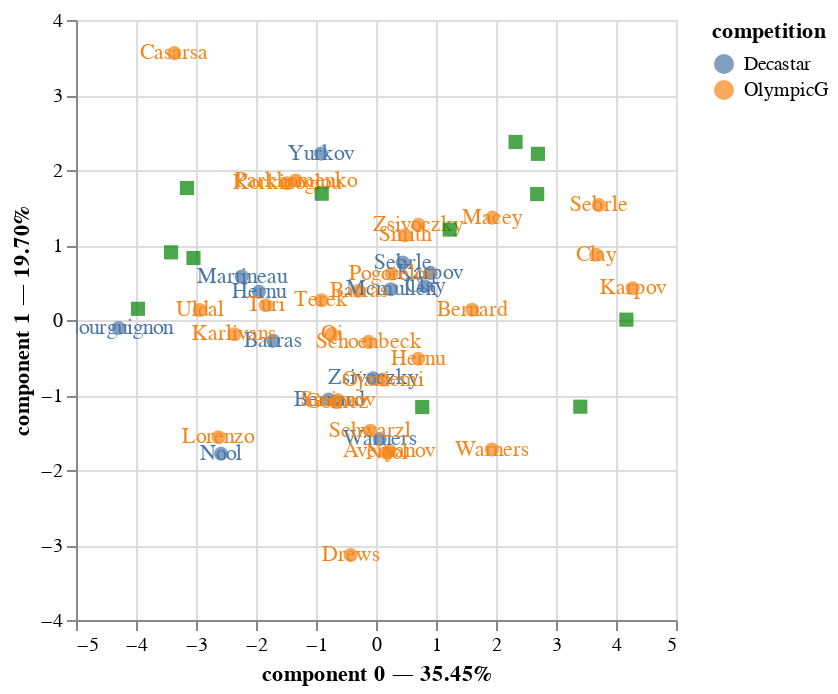

The notebook cell this image was saved under:
### Code cell
chart

### Figure 1 — Vega-Lite specification as saved in the notebook (floating-point values rounded to 4 significant figures)
{"config": {"view": {"continuousWidth": 300, "continuousHeight": 300}}, "layer": [{"data": {"name": "data-3a247723f3b6f7ddf4328f5de0e0e966"}, "mark": {"type": "circle", "size": 50}, "encoding": {"color": {"field": "competition", "type": "nominal"}, "tooltip": [{"field": "competition", "type": "nominal"}, {"field": "athlete", "type": "nominal"}, {"field": "component 0", "type": "quantitative"}, {"field": "component 1", "type": "quantitative"}], "x": {"axis": {"title": "component 0 — 35.45%"}, "field": "component 0", "scale": {"zero": false}, "type": "quantitative"}, "y": {"axis": {"title": "component 1 — 19.70%"}, "field": "component 1", "scale": {"zero": false}, "type": "quantitative"}}, "name": "view_11"}, {"data": {"name": "data-3a247723f3b6f7ddf4328f5de0e0e966"}, "mark": {"type": "text"}, "encoding": {"color": {"field": "competition", "type": "nominal"}, "text": {"field": "label", "type": "nominal"}, "tooltip": [{"field": "competition", "type": "nominal"}, {"field": "athlete", "type": "nominal"}, {"field": "component 0", "type": "quantitative"}, {"field": "component 1", "type": "quantitative"}], "x": {"axis": {"title": "component 0 — 35.45%"}, "field": "component 0", "scale": {"zero": false}, "type": "quantitative"}, "y": {"axis": {"title": "component 1 — 19.70%"}, "field": "component 1", "scale": {"zero": false}, "type": "quantitative"}}}, {"data": {"name": "data-e1592cf41817ebde5702e1dfd07bb21d"}, "mark": {"type": "square", "color": "green", "size": 50}, "encoding": {"tooltip": [{"field": "variable", "type": "nominal"}], "x": {"field": "component 0", "scale": {"zero": false}, "type": "quantitative"}, "y": {"field": "component 1", "scale": {"zero": false}, "type": "quantitative"}}}], "params": [{"name": "param_15", "select": {"type": "interval", "encodings": ["x", "y"]}, "bind": "scales", "views": ["view_11"]}], "$schema": "https://vega.github.io/schema/vega-lite/v5.15.1.json", "datasets": {"data-3a247723f3b6f7ddf4328f5de0e0e966": [{"competition": "Decastar", "athlete": "Sebrle", "component 0": 0.4474, "component 1": 0.7663, "component 2": 1.005, "component 3": 1.224, "component 4": 0.4332, "label": "Sebrle"}, {"competition": "Decastar", "athlete": "Clay", "component 0": 0.8102, "component 1": 0.4507, "component 2": 1.896, "component 3": -0.05722, "component 4": -1.7, "label": "Clay"}, {"competition": "Decastar", "athlete": "Karpov", "component 0": 0.908, "component 1": 0.628, "component 2": 2.24, "component 3": -1.464, "component 4": 0.3073, "label": "Karpov"}, {"competition": "Decastar", "athlete": "Bernard", "component 0": -0.7867, "component 1": -1.06, "component 2": 0.6215, "component 3": 2.175, "component 4": -0.2635, "label": "Bernard"}, {"competition": "Decastar", "athlete": "Yurkov", "component 0": -0.916, "component 1": 2.219, "component 2": -0.8895, "component 3": 0.8519, "component 4": 0.587, "label": "Yurkov"}, {"competition": "Decastar", "athlete": "Warners", "component 0": 0.0612, "component 1": -1.588, "component 2": 0.8301, "component 3": -0.5549, "component 4": 0.9225, "label": "Warners"}, {"competition": "Decastar", "athlete": "Zsivoczky", "component 0": -0.04756, "component 1": -0.7771, "component 2": -1.152, "component 3": -1.603, "component 4": 0.6948, "label": "Zsivoczky"}, {"competition": "Decastar", "athlete": "Mcmullen", "component 0": 0.2482, "component 1": 0.41, "component 2": 0.2228, "component 3": -1.496, "component 4": 1.071, "label": "Mcmullen"}, {"competition": "Decastar", "athlete": "Martineau", "component 0": -2.237, "component 1": 0.5791, "component 2": -0.7639, "component 3": -0.2133, "component 4": 0.9031, "label": "Martineau"}, {"competition": "Decastar", "athlete": "Hernu", "component 0": -1.952, "component 1": 0.3765, "component 2": 0.6561, "component 3": 0.402, "component 4": -0.7827, "label": "Hernu"}, {"competition": "Decastar", "athlete": "Barras", "component 0": -1.713, "component 1": -0.2778, "component 2": 0.02337, "component 3": -0.3521, "component 4": 0.7938, "label": "Barras"}, {"competition": "Decastar", "athlete": "Nool", "component 0": -2.583, "component 1": -1.784, "component 2": -1.306, "component 3": -0.03507, "component 4": 0.6869, "label": "Nool"}, {"competition": "Decastar", "athlete": "Bourguignon", "component 0": -4.291, "component 1": -0.106, "component 2": 1.27, "component 3": 0.7722, "component 4": -0.3554, "label": "Bourguignon"}, {"competition": "OlympicG", "athlete": "Sebrle", "component 0": 3.714, "component 1": 1.532, "component 2": -0.2202, "component 3": 1.777, "component 4": 0.1345, "label": "Sebrle"}, {"competition": "OlympicG", "athlete": "Clay", "component 0": 3.669, "component 1": 0.8694, "component 2": 0.3255, "component 3": 1.185, "component 4": -0.9428, "label": "Clay"}, {"competition": "OlympicG", "athlete": "Karpov", "component 0": 4.278, "component 1": 0.4232, "component 2": 0.3598, "component 3": -1.736, "component 4": -0.7048, "label": "Karpov"}, {"competition": "OlympicG", "athlete": "Macey", "component 0": 1.94, "component 1": 1.365, "component 2": -1.261, "component 3": -1.115, "component 4": 0.6, "label": "Macey"}, {"competition": "OlympicG", "athlete": "Warners", "component 0": 1.933, "component 1": -1.728, "component 2": 0.9048, "component 3": -0.5048, "component 4": -0.1488, "label": "Warners"}, {"competition": "OlympicG", "athlete": "Zsivoczky", "component 0": 0.7081, "component 1": 1.27, "component 2": -1.042, "component 3": 0.5447, "component 4": 0.5282, "label": "Zsivoczky"}, {"competition": "OlympicG", "athlete": "Hernu", "component 0": 0.7029, "component 1": -0.5161, "component 2": -0.7455, "component 3": -0.1751, "component 4": 0.9126, "label": "Hernu"}, {"competition": "OlympicG", "athlete": "Nool", "component 0": 0.181, "component 1": -1.774, "component 2": 1.005, "component 3": 2.009, "component 4": -0.7868, "label": "Nool"}, {"competition": "OlympicG", "athlete": "Bernard", "component 0": 1.602, "component 1": 0.1363, "component 2": -0.1161, "component 3": -1.665, "component 4": 0.8826, "label": "Bernard"}, {"competition": "OlympicG", "athlete": "Schwarzl", "component 0": -0.09419, "component 1": -1.478, "component 2": 0.7344, "component 3": 0.4995, "component 4": 0.6234, "label": "Schwarzl"}, {"competition": "OlympicG", "athlete": "Pogorelov", "component 0": 0.2605, "component 1": 0.6163, "component 2": 1.781, "component 3": -0.2319, "component 4": 1.327, "label": "Pogorelov"}, {"competition": "OlympicG", "athlete": "Schoenbeck", "component 0": -0.1234, "component 1": -0.2926, "component 2": 0.5633, "component 3": 1.019, "component 4": -0.3657, "label": "Schoenbeck"}, {"competition": "OlympicG", "athlete": "Barras", "component 0": -0.2913, "component 1": 0.3887, "component 2": -1.683, "component 3": 0.6218, "component 4": 0.129, "label": "Barras"}, {"competition": "OlympicG", "athlete": "Smith", "component 0": 0.4832, "component 1": 1.129, "component 2": -1.574, "component 3": -1.116, "component 4": -0.7263, "label": "Smith"}, {"competition": "OlympicG", "athlete": "Averyanov", "component 0": 0.2223, "component 1": -1.743, "component 2": 0.5163, "component 3": -0.2938, "component 4": 0.2232, "label": "Averyanov"}, {"competition": "OlympicG", "athlete": "Ojaniemi", "component 0": 0.1181, "component 1": -0.7941, "component 2": -0.19, "component 3": 0.1068, "component 4": -0.8634, "label": "Ojaniemi"}, {"competition": "OlympicG", "athlete": "Smirnov", "component 0": -0.639, "component 1": -1.066, "component 2": -1.244, "component 3": 0.3215, "component 4": -0.0981, "label": "Smirnov"}, {"competition": "OlympicG", "athlete": "Qi", "component 0": -0.7394, "component 1": -0.1883, "component 2": -1.023, "component 3": -0.3494, "component 4": -0.2669, "label": "Qi"}, {"competition": "OlympicG", "athlete": "Drews", "component 0": -0.4232, "component 1": -3.135, "component 2": 0.8796, "component 3": -0.5557, "component 4": 0.474, "label": "Drews"}, {"competition": "OlympicG", "athlete": "Parkhomenko", "component 0": -1.336, "component 1": 1.859, "component 2": -0.7314, "component 3": 1.697, "component 4": 0.9861, "label": "Parkhomenko"}, {"competition": "OlympicG", "athlete": "Terek", "component 0": -0.9084, "component 1": 0.2634, "component 2": 2.386, "component 3": 0.2507, "component 4": -0.4208, "label": "Terek"}, {"competition": "OlympicG", "athlete": "Gomez", "component 0": -0.6557, "component 1": -1.095, "component 2": -1.534, "component 3": -0.1725, "component 4": -0.5684, "label": "Gomez"}, {"competition": "OlympicG", "athlete": "Turi", "component 0": -1.836, "component 1": 0.1961, "component 2": 0.8297, "component 3": 0.375, "component 4": 1.809, "label": "Turi"}, {"competition": "OlympicG", "athlete": "Lorenzo", "component 0": -2.625, "component 1": -1.563, "component 2": -1.643, "component 3": -0.08605, "component 4": -0.8168, "label": "Lorenzo"}, {"competition": "OlympicG", "athlete": "Karlivans", "component 0": -2.359, "component 1": -0.1904, "component 2": -0.1377, "component 3": -1.192, "component 4": 0.4298, "label": "Karlivans"}, {"competition": "OlympicG", "athlete": "Korkizoglou", "component 0": -1.484, "component 1": 1.823, "component 2": 3.003, "component 3": -0.9014, "component 4": -1.046, "label": "Korkizoglou"}, {"competition": "OlympicG", "athlete": "Uldal", "component 0": -2.936, "component 1": 0.1325, "component 2": -0.5305, "component 3": 0.04164, "component 4": -0.7504, "label": "Uldal"}, {"competition": "OlympicG", "athlete": "Casarsa", "component 0": -3.361, "component 1": 3.557, "component 2": 0.3897, "component 3": -0.3548, "component 4": -0.5531, "label": "Casarsa"}], "data-e1592cf41817ebde5702e1dfd07bb21d": [{"variable": "100m", "component 0": -3.415, "component 1": 0.9022, "component 2": -0.759, "component 3": 0.1551, "component 4": 0.3638, "label": "100m"}, {"variable": "long.jump", "component 0": 3.405, "component 1": -1.156, "component 2": 0.4661, "component 3": -0.01271, "component 4": -0.2409, "label": "long.jump"}, {"variable": "shot.put", "component 0": 2.699, "component 1": 2.216, "component 2": 0.06764, "component 3": 0.2904, "component 4": -0.06063, "label": "shot.put"}, {"variable": "high.jump", "component 0": 2.686, "component 1": 1.679, "component 2": -0.03878, "component 3": -0.2295, "component 4": 0.9091, "label": "high.jump"}, {"variable": "400m", "component 0": -3.151, "component 1": 1.76, "component 2": 0.6898, "component 3": 0.2418, "component 4": 0.3232, "label": "400m"}, {"variable": "110m.hurdle", "component 0": -3.042, "component 1": 0.8268, "component 2": -0.1319, "component 3": 0.2386, "component 4": -0.5712, "label": "110m.hurdle"}, {"variable": "discus", "component 0": 2.326, "component 1": 2.374, "component 2": 0.05362, "component 3": -0.4264, "component 4": -0.4662, "label": "discus"}, {"variable": "pole.vault", "component 0": 0.7707, "component 1": -1.161, "component 2": 1.875, "component 3": 1.33, "component 4": 0.2336, "label": "pole.vault"}, {"variable": "javeline", "component 0": 1.229, "component 1": 1.206, "component 2": -1.565, "component 3": 1.426, "component 4": -0.2217, "label": "javeline"}, {"variable": "1500m", "component 0": -0.9044, "component 1": 1.684, "component 2": 2.358, "component 3": -0.1185, "component 4": -0.2673, "label": "1500m"}, {"variable": "rank", "component 0": -3.967, "component 1": 0.1491, "component 2": 0.2306, "component 3": -0.3232, "component 4": -0.2429, "label": "rank"}, {"variable": "points", "component 0": 4.173, "component 1": 0.004606, "component 2": -0.1858, "component 3": 0.4279, "component 4": 0.08428, "label": "points"}]}}
